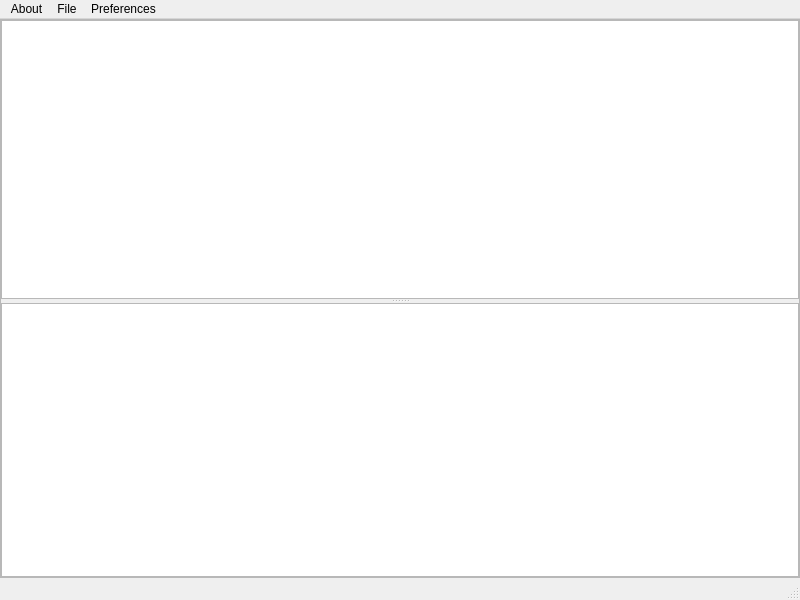
<?xml version="1.0" encoding="UTF-8"?>
<ui version="4.0">
 <class>MainWindow</class>
 <widget class="QMainWindow" name="MainWindow">
  <property name="geometry">
   <rect>
    <x>0</x>
    <y>0</y>
    <width>800</width>
    <height>600</height>
   </rect>
  </property>
  <property name="windowTitle">
   <string>gravel</string>
  </property>
  <widget class="QWidget" name="centralwidget">
   <layout class="QVBoxLayout" name="verticalLayout">
    <property name="leftMargin">
     <number>0</number>
    </property>
    <property name="topMargin">
     <number>0</number>
    </property>
    <property name="rightMargin">
     <number>0</number>
    </property>
    <property name="bottomMargin">
     <number>0</number>
    </property>
    <item>
     <widget class="QFrame" name="frame">
      <property name="frameShape">
       <enum>QFrame::StyledPanel</enum>
      </property>
      <property name="frameShadow">
       <enum>QFrame::Raised</enum>
      </property>
      <layout class="QVBoxLayout" name="verticalLayout_3">
       <property name="leftMargin">
        <number>0</number>
       </property>
       <property name="topMargin">
        <number>0</number>
       </property>
       <property name="rightMargin">
        <number>0</number>
       </property>
       <property name="bottomMargin">
        <number>0</number>
       </property>
       <item>
        <widget class="QSplitter" name="splitter">
         <property name="orientation">
          <enum>Qt::Vertical</enum>
         </property>
         <widget class="QTabWidget" name="tabWidget">
          <property name="tabShape">
           <enum>QTabWidget::Rounded</enum>
          </property>
          <property name="documentMode">
           <bool>true</bool>
          </property>
          <property name="tabsClosable">
           <bool>true</bool>
          </property>
          <property name="tabBarAutoHide">
           <bool>true</bool>
          </property>
          <widget class="QWidget" name="tab">
           <attribute name="title">
            <string>page 1</string>
           </attribute>
           <layout class="QVBoxLayout" name="verticalLayout_2">
            <property name="leftMargin">
             <number>0</number>
            </property>
            <property name="topMargin">
             <number>0</number>
            </property>
            <property name="rightMargin">
             <number>0</number>
            </property>
            <property name="bottomMargin">
             <number>0</number>
            </property>
            <item>
             <widget class="Coder" name="textEdit">
              <property name="font">
               <font>
                <family>Andale Mono</family>
               </font>
              </property>
             </widget>
            </item>
           </layout>
          </widget>
         </widget>
         <widget class="QTextEdit" name="console">
          <property name="sizePolicy">
           <sizepolicy hsizetype="Expanding" vsizetype="MinimumExpanding">
            <horstretch>0</horstretch>
            <verstretch>0</verstretch>
           </sizepolicy>
          </property>
          <property name="minimumSize">
           <size>
            <width>0</width>
            <height>100</height>
           </size>
          </property>
          <property name="readOnly">
           <bool>true</bool>
          </property>
         </widget>
        </widget>
       </item>
      </layout>
     </widget>
    </item>
   </layout>
  </widget>
  <widget class="QMenuBar" name="menubar">
   <property name="geometry">
    <rect>
     <x>0</x>
     <y>0</y>
     <width>800</width>
     <height>24</height>
    </rect>
   </property>
   <widget class="QMenu" name="menuAbout">
    <property name="title">
     <string>About</string>
    </property>
    <addaction name="actionAbout_gravel"/>
   </widget>
   <widget class="QMenu" name="menuFile">
    <property name="title">
     <string>File</string>
    </property>
    <addaction name="actionopen_code"/>
    <addaction name="actionmerge_code"/>
    <addaction name="actionsave_code"/>
   </widget>
   <widget class="QMenu" name="menuPreferences">
    <property name="title">
     <string>Preferences</string>
    </property>
    <addaction name="actionAudio_setup"/>
    <addaction name="actionSync_setup"/>
   </widget>
   <addaction name="menuAbout"/>
   <addaction name="menuFile"/>
   <addaction name="menuPreferences"/>
  </widget>
  <widget class="QStatusBar" name="statusbar"/>
  <action name="actionAbout_gravel">
   <property name="text">
    <string>About gravel</string>
   </property>
  </action>
  <action name="actionopen_code">
   <property name="text">
    <string>open code</string>
   </property>
  </action>
  <action name="actionsave_code">
   <property name="text">
    <string>save code</string>
   </property>
  </action>
  <action name="actionmerge_code">
   <property name="text">
    <string>merge code</string>
   </property>
   <property name="toolTip">
    <string>merge code from file to current code</string>
   </property>
  </action>
  <action name="actionAudio_setup">
   <property name="text">
    <string>Audio setup</string>
   </property>
  </action>
  <action name="actionSync_setup">
   <property name="text">
    <string>Sync setup</string>
   </property>
  </action>
 </widget>
 <customwidgets>
  <customwidget>
   <class>Coder</class>
   <extends>QTextEdit</extends>
   <header>coder.h</header>
  </customwidget>
 </customwidgets>
 <resources/>
 <connections/>
</ui>
